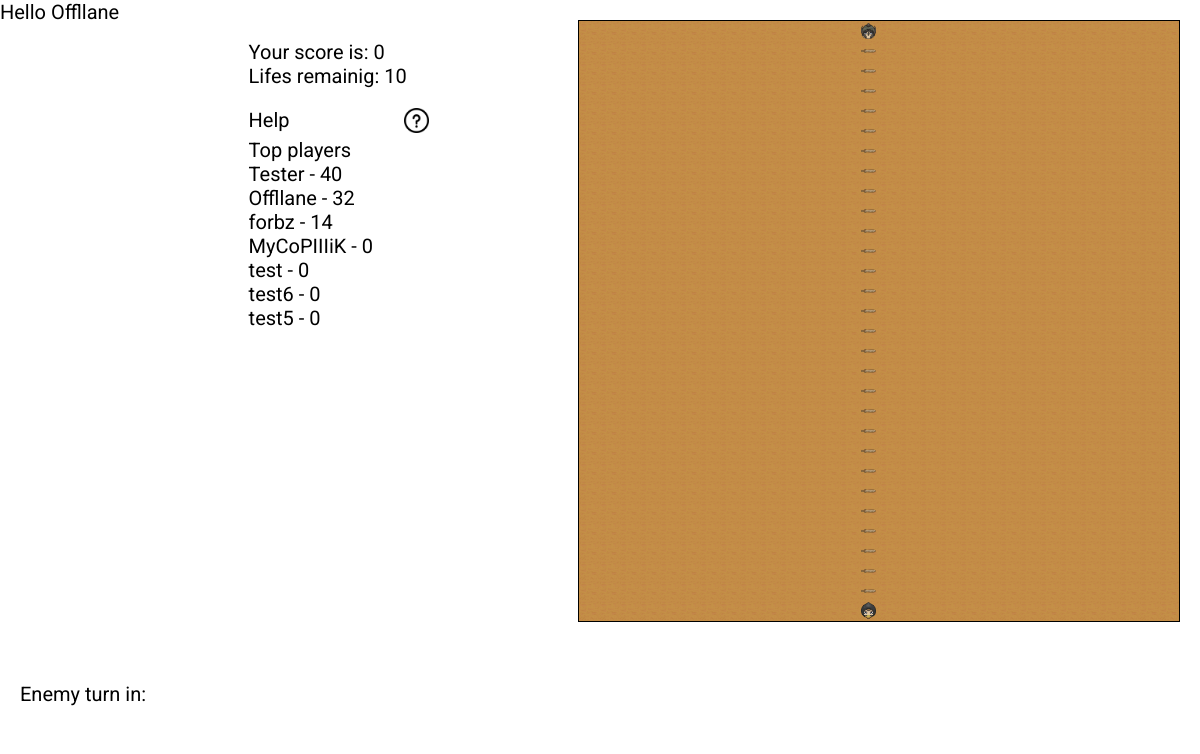
The page / (signed in) on the database its author committed.
### game/models.py (models this page shows)
class CustomUser(AbstractUser):
    score = models.PositiveIntegerField('score', default = 0)

### game/views.py (the view)
# urls.py: path('',views.index, name='index'),
@login_required(login_url="/login")
def index(request):
    players = CustomUser.objects.all()
    players = players.order_by('score').reverse()
    return render(request,'game/index.html', {'players':players})

### templates/game/index.html (shortened to what this page needs)
<!DOCTYPE html>
<html lang="en">
{% load static %}
<head>
</head>
<link rel="stylesheet" href="{% static 'styles/style.css' %}">
<link rel="stylesheet" href="{% static 'styles/popup.css' %}">
{% block content %}
<body>
{% if request.user.is_authenticated %}
    Hello {{ request.user }}
{% else %}
    NOT WORK
{% endif %}
  <section class="step-counter">
    Enemy turn in:
  </section>
  <section class="main-inform">
    <section class="score"> Your score is: 0</section>
    <section class="lifes"> Lifes remainig: 10</section>
    <p style="margin-top: 20px;">
      <div class="b-container">
        Help
        <a href="javascript:PopUpShow()"><img style="width:25px; height: 25px;" src="{% static 'img/question.png'%}" alt=""></a>
      </div>
    </p>
      <section>Top players</section>
        {% for player in players %}
            <section>{{ player.username }} - {{ player.score }}</section>
        {% endfor %}
  </section>
</body>
{% endblock %}
</html>

### static/styles/style.css (style rules this page uses)
* { margin: 0; font-family: 'Roboto'; font-size: 20px; }
body { background-repeat: no-repeat; background-position: center center; background-size: 100%; object-fit: contain; display: flex; justify-content: space-between; flex-wrap: wrap; overflow-y: hidden; }
.main-inform { width: 15%; background-color: white; padding: 20px; order: 1; margin: 20px; }
.step-counter { background-color: white; width: 15%; margin-top: 20px; margin-right: 30px; padding: 20px; order:3; }

### static/styles/popup.css (style rules this page uses)
.b-container { display: flex; justify-content: space-between; }

### rows shown on the page
CustomUser: user "Offllane", username "Offllane", score "32"
CustomUser: username "Tester", score "40"
CustomUser: username "forbz", score "14"
CustomUser: username "MyCoPIIIiK", score "0"
CustomUser: username "test", score "0"
CustomUser: username "test6", score "0"
CustomUser: username "test5", score "0"
